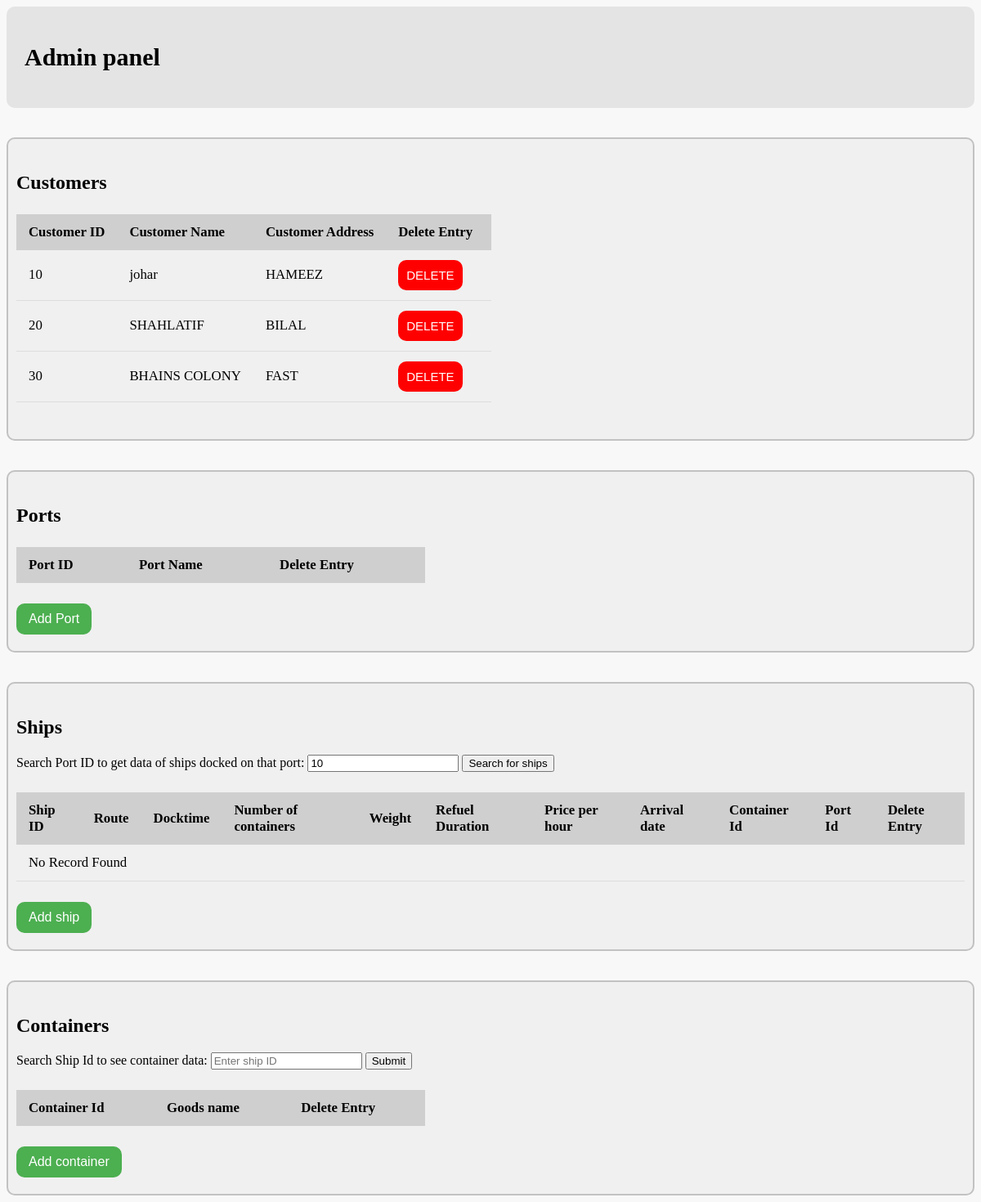
/dashboardsidebar.php?portid=10, run on an earlier commit of the app's database.
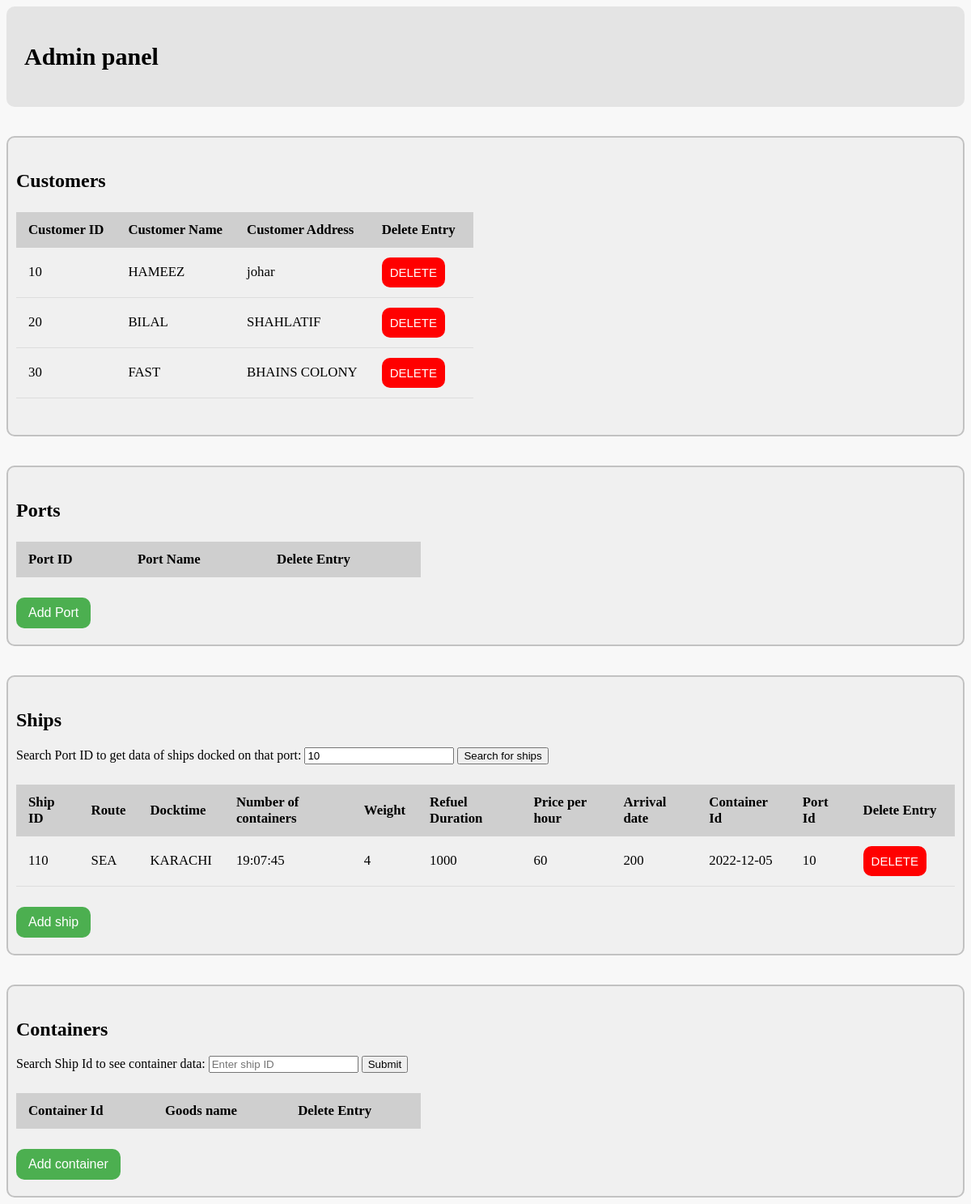
And on a later commit of the database.
### tables this page shows
create table Customers(
    CUSTID VARCHAR(10) NOT NULL PRIMARY KEY,
    CUSTNAME VARCHAR(20) NOT NULL,
    CUSTADDRESS VARCHAR(50) NOT NULL,
    ORDERID VARCHAR(10)
);

CREATE TABLE Ships(
    SHIPID VARCHAR(10) NOT NULL PRIMARY KEY,
    ROUTE VARCHAR(10) NOT NULL,
    LOCATION VARCHAR(20) ,
    DOCKTIME TIME,
    NOOFCONTAINERS INT(4),
    WEIGHT INT(4),
    REFUELDURATION INT(3),
    PRICEPERHOUR INT(6),
    ARRIVAL_DATE DATE,
    PORTID VARCHAR(10) NOT NULL

);

### dashboardsidebar.php (the view, shortened to what this page needs)
<?php
require "conn.php";
$data = $conn->query("SELECT * FROM CUSTOMERS");
?>
<!DOCTYPE html>
<html lang="en">
<head>
</head>
  <body>
    <div class="header">
        <p class="logo">Admin panel</p>
    </div>
    <br>
    <br>
    <div class="customer">
        <h2>Customers</h2>
        <table class="table">
            <thead>
                <tr>
                    <th>
                        Customer ID
                    </th>
                    <th>
                        Customer Name
                    </th>
                    <th>
                        Customer Address
                    </th>
                    <th>
                        Delete Entry
                    </th>
                </tr>
            </thead>
            <tbody>
            <?php while($rows_cust = $data->fetch(PDO::FETCH_OBJ)): ?>
              <tr>
                <td>
                <?php echo $rows_cust->CUSTID   ;?>
                </td>
                <td>
                <?php echo $rows_cust->CUSTNAME   ;?>
                </td>
                <td>
                <?php echo $rows_cust->CUSTADDRESS   ;?>
                </td>
                <td>
                <a href="delete_cust.php?del_id=<?php echo $rows_cust->CUSTID; ?>"><button class="Delete_button" type="button">DELETE</button></a>
                </td>
              </tr>
              <?php endwhile; ?>
            </tbody>
        </table>
    </div>
    <br><br>
    <div class="customer">
        <h2>Ports</h2>
        <table class="table">
            <thead>
                <tr>
                    <th>
                        Port ID
                    </th>
                    <th>
                        Port Name
                    </th>
                    <th>
                        Delete Entry
                    </th>
                </tr>
            </thead>
        </table>
        <a href="newPort.php" target="_blank"><button class="New_button" type="button">Add Port</button></a>
    </div>
    <br>
    <br>
    <div class="customer">
        <h2>Ships</h2>
        <form action="" method="GET">
          <label for="portid" class="row">Search Port ID to get data of ships docked on that port:</label>
          <input class="form-control" type="text" name="portid" id="portid" required value="<?php if(isset($_GET['portid'])){echo $_GET['portid']; } ?>" placeholder="Enter port ID">
          <input  id ="button_action" type="submit" name="submit" value="Search for ships" class="btn btn-default">
        </form>
        <table class="table">
            <thead>
                <tr>
                    <th>
                        Ship ID
                    </th>
                    <th>
                        Route
                    </th>
                    <th>
                        Docktime
                    </th>
                    <th>
                        Number of containers
                    </th>
                    <th>
                        Weight
                    </th>
                    <th>
                        Refuel Duration
                    </th>
                    <th>
                        Price per hour
                    </th>
                    <th>
                        Arrival date
                    </th>
                    <th>
                        Container Id
                    </th>
                    <th>
                        Port Id
                    </th>
                    <th>
                        Delete Entry
                    </th>
                </tr>
            </thead>
            <tbody>
            <?php
                $con = mysqli_connect("localhost","root","","freight");
                      if(isset($_GET['portid']))
                       {
                        $portid = $_GET['portid'];
                        $query = "SELECT * FROM SHIPS WHERE PORTID=$portid ";
                        $query_run = mysqli_query($con, $query);
                        if(mysqli_num_rows($query_run) > 0)
                        {
                          foreach($query_run as $items)
                          {
                             ?>
                             <tr>
                                <td><?= $items['SHIPID']; ?></td>
                                <td><?= $items['ROUTE']; ?></td>
                                <td><?= $items['LOCATION']; ?></td>
                                <td><?= $items['DOCKTIME']; ?></td>
                                <td><?= $items['NOOFCONTAINERS']; ?></td>
                                <td><?= $items['WEIGHT']; ?></td>
                                <td><?= $items['REFUELDURATION']; ?></td>
                                <td><?= $items['PRICEPERHOUR']; ?></td>
                                <td><?= $items['ARRIVAL_DATE']; ?></td>
                                <td><?= $items['PORTID']; ?></td>
                                <td>
                                   <a href="delete_ship.php?del_id=<?= $items['SHIPID']; ?>"><button class="Delete_button" type="button">DELETE</button></a>
                          </td>
                             </tr>
                             <?php
                          }
                        }
                        else
                        {
                            ?>
                            <tr>
                                <td colspan="10">No Record Found</td>
                            </tr>
                            <?php
                        }
                       }
                   ?>
            </tbody>
        </table>
        <a href="newShip.php" target="_blank"><button class="New_button" type="button">Add ship</button></a>
    </div>
    <br>
    <br>
    <div class="customer">
        <h2>Containers</h2>
        <form action="" method="GET">
          <label for="shipid" class="row">Search Ship Id to see container data:</label>
          <input class="form-control" type="text" name="shipid" id="shipid" required value="<?php if(isset($_GET['shipid'])){echo $_GET['shipid']; } ?>" placeholder="Enter ship ID">
          <input  id ="button_action" type="submit" name="submit"  class="btn btn-primart">
        </form>
        <table class="table">
            <thead>
                <tr>
                    <th>
                        Container Id
                    </th>
                    <th>
                        Goods name
                    </th>
                    <th>
                        Delete Entry
                    </th>
                </tr>
            </thead>
        </table>
        <a href="newContainer.php" target="_blank"><button class="New_button" type="button">Add container</button></a>
    </div>
  </body>
</html>

### dashboardsidebar.php (style rules this page uses)
body { background-color: #f8f8f8; }
.header { overflow: hidden; background-color: #e4e4e4; padding: 10px 10px; border-radius: 10px; }
.header p.logo { float: left; color: rgb(0, 0, 0); text-align: center; padding: 12px; text-decoration: none; font-size: 30px; line-height: 20px; border-radius: 4px; font-weight: bold; }
.customer { overflow: hidden; background-color: #f0f0f0; padding: 20px 10px; border-radius: 10px; border: 2px solid rgb(194, 194, 194); }
.table { border-collapse: collapse; margin: 25px 0; font-size: 1.05em; min-width: 500px; }
.table thead tr { background-color: #cfcfcf; text-align: left; font-weight: bold; }
.table th, .table td { padding: 12px 15px; }
.table tbody tr { border-bottom: 1px solid #dddddd; }
.New_button { background-color: #4CAF50; border: none; color: white; padding: 10px 15px; text-align: center; text-decoration: none; display: inline-block; font-size: 16px; border-radius: 10px; cursor: pointer; margin-right: 20px; }
.Delete_button { background-color: rgb(255, 0, 0); border: none; color: white; padding: 10px 10px; text-align: center; text-decoration: none; display: inline-block; font-size: 15px; border-radius: 10px; cursor: pointer; margin-right: 20px; }

What changed in the data, as far as the page shows it:
changed customers "HAMEEZ": CUSTNAME "johar" → "HAMEEZ"; CUSTADDRESS "HAMEEZ" → "johar"
changed customers "BILAL": CUSTNAME "SHAHLATIF" → "BILAL"; CUSTADDRESS "BILAL" → "SHAHLATIF"
changed customers "FAST": CUSTNAME "BHAINS COLONY" → "FAST"; CUSTADDRESS "FAST" → "BHAINS COLONY"
added ships: SHIPID "110", ROUTE "SEA", LOCATION "KARACHI", DOCKTIME "19:07:45", NOOFCONTAINERS "4", WEIGHT "1000", REFUELDURATION "60", PRICEPERHOUR "200", ARRIVAL_DATE "2022-12-05", PORTID "10"
Also different on the page:
text no longer shown: "No Record Found"
